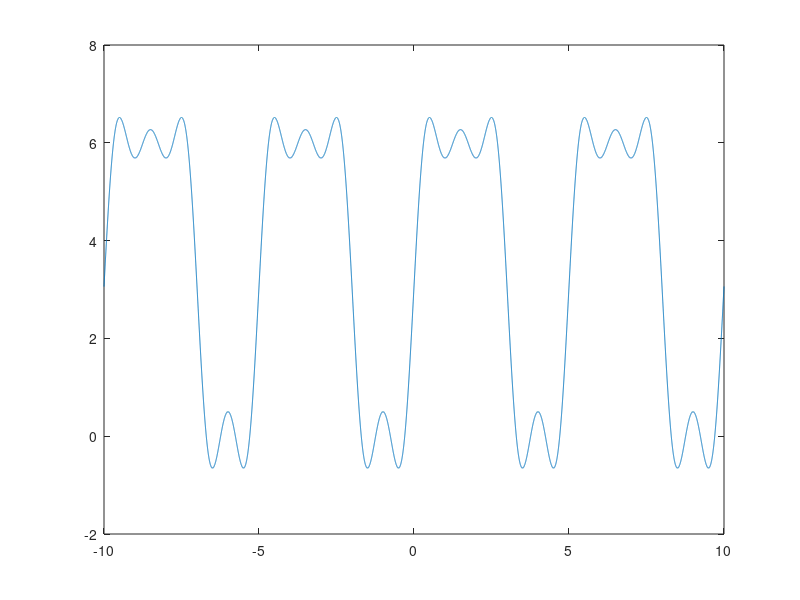
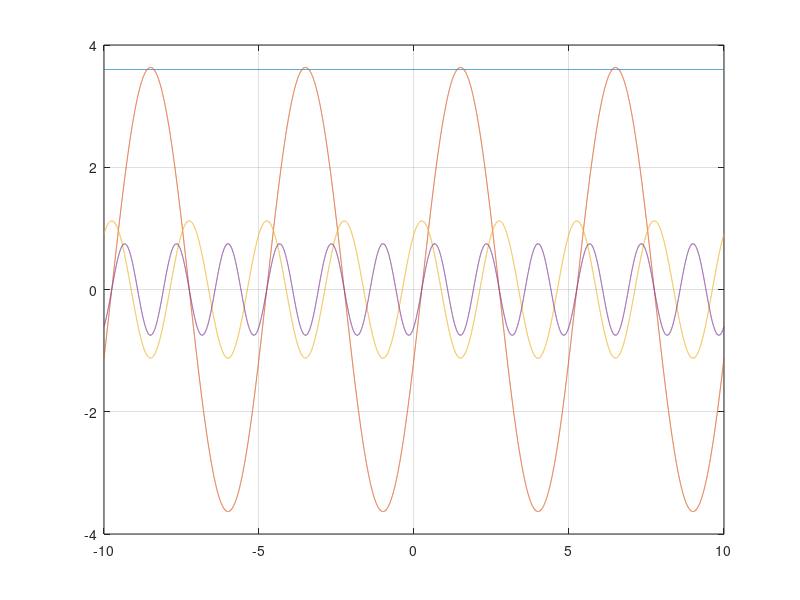

Recreate these plots in MATLAB, in order.
clc;
clear all;
close all;

t=-10:0.001:10;

w0=2*pi/5;


X0=18/5;
X1=3*(exp(-6/5*j*pi)-1)/(-j*pi);
X1n=3*(exp(6/5*j*pi)-1)/(j*pi);


X2=3*(exp(-12/5*j*pi)-1)/(-2*j*pi);
X2n=3*(exp(12/5*j*pi)-1)/(2*j*pi);

X3=3*(exp(-18/5*j*pi)-1)/(-3*j*pi);
X3n=3*(exp(18/5*j*pi)-1)/(3*j*pi);

X4=3*(exp(-24/5*j*pi)-1)/(-4*j*pi);
X4n=3*(exp(24/5*j*pi)-1)/(4*j*pi);

X5=3*(exp(-30/5*j*pi)-1)/(-5*j*pi);
X5n=3*(exp(30/5*j*pi)-1)/(5*j*pi);



xt=X0*exp(j*0*w0*t)+X1*exp(j*1*w0*t)+X1n*exp(j*(-1)*w0*t)+X2*exp(j*2*w0*t)+X2n*exp(j*(-2)*w0*t)+X3*exp(j*3*w0*t)+X3n*exp(j*(-3)*w0*t)+X4*exp(j*4*w0*t)+X4n*exp(j*(-4)*w0*t)+X5*exp(j*5*w0*t)+X5n*exp(j*(-5)*w0*t);



plot(t,xt);

figure
plot(t,X0*exp(j*0*w0*t),t,X1*exp(j*1*w0*t)+X1n*exp(j*(-1)*w0*t),t,X2*exp(j*2*w0*t)+X2n*exp(j*(-2)*w0*t),t,X3*exp(j*3*w0*t)+X3n*exp(j*(-3)*w0*t))

grid;